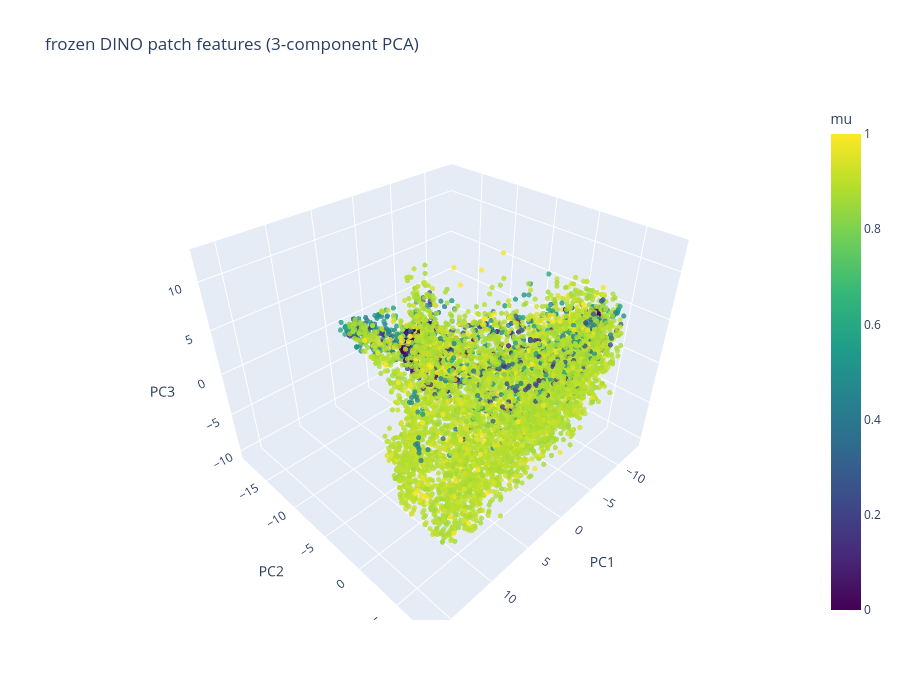

Notebook cell for this chart:
### Markdown cell above
## 3-component PCA

Unsupervised: the three axes of largest overall variance, which need not align
with the mu-discriminative direction. Rotate freely to look for structure the
static multi-angle PNG might have missed between its fixed viewpoints.

### Code cell
p3 = PCA(3).fit_transform(X)

fig = go.Figure(go.Scatter3d(
    x=p3[:, 0], y=p3[:, 1], z=p3[:, 2],
    mode="markers",
    marker=dict(size=3, color=mu, colorscale="Viridis", opacity=0.8, colorbar=dict(title="mu")),
    text=[f"mission={m}<br>mu={v:.2f}" for m, v in zip(mission, mu)],
    hoverinfo="text",
))
fig.update_layout(
    title="frozen DINO patch features (3-component PCA)",
    scene=dict(xaxis_title="PC1", yaxis_title="PC2", zaxis_title="PC3"),
    height=700,
)
fig.show()

### Figure 1 — Plotly figure (JSON) as saved in the notebook; plotly's stock layout.template omitted (floating-point values rounded to 4 significant figures; data arrays with more than 128 entries replaced by an {"elided": "..."} marker saying what was removed)
{"data": [{"hoverinfo": "text", "marker": {"color": {"elided": "7024 float values"}, "colorbar": {"title": {"text": "mu"}}, "colorscale": [[0, "#440154"], [0.1111, "#482878"], [0.2222, "#3e4989"], [0.3333, "#31688e"], [0.4444, "#26828e"], [0.5556, "#1f9e89"], [0.6667, "#35b779"], [0.7778, "#6ece58"], [0.8889, "#b5de2b"], [1, "#fde725"]], "opacity": 0.8, "size": 3}, "mode": "markers", "text": {"elided": "7024 str values"}, "type": "scatter3d", "x": {"elided": "7024 float values"}, "y": {"elided": "7024 float values"}, "z": {"elided": "7024 float values"}}], "layout": {"height": 700, "scene": {"xaxis": {"title": {"text": "PC1"}}, "yaxis": {"title": {"text": "PC2"}}, "zaxis": {"title": {"text": "PC3"}}}, "title": {"text": "frozen DINO patch features (3-component PCA)"}}}
